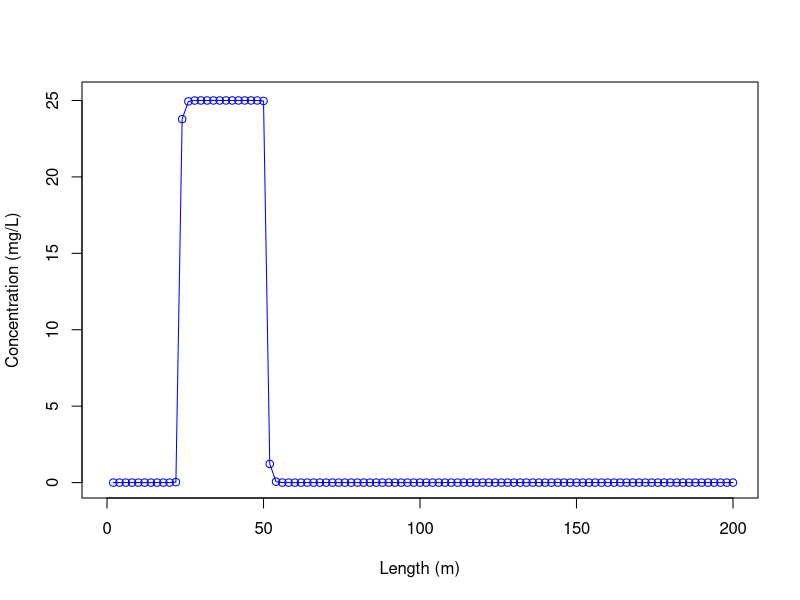
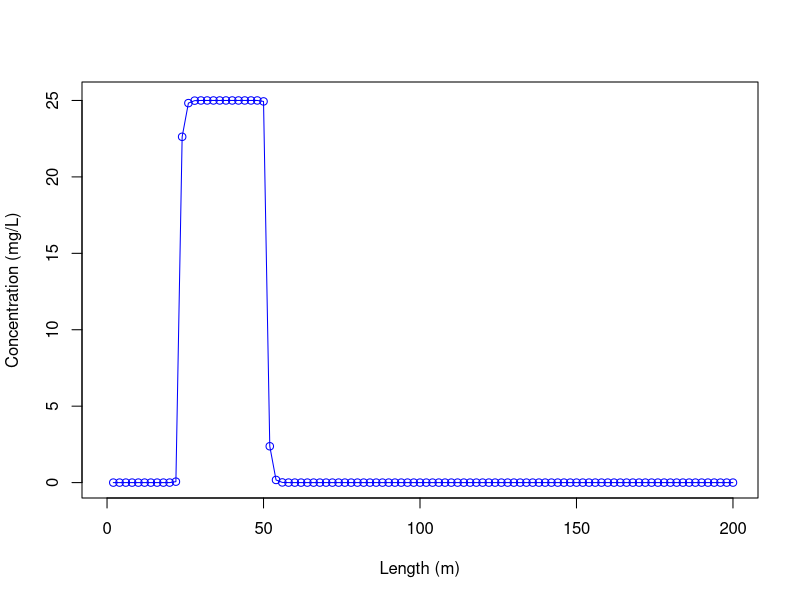
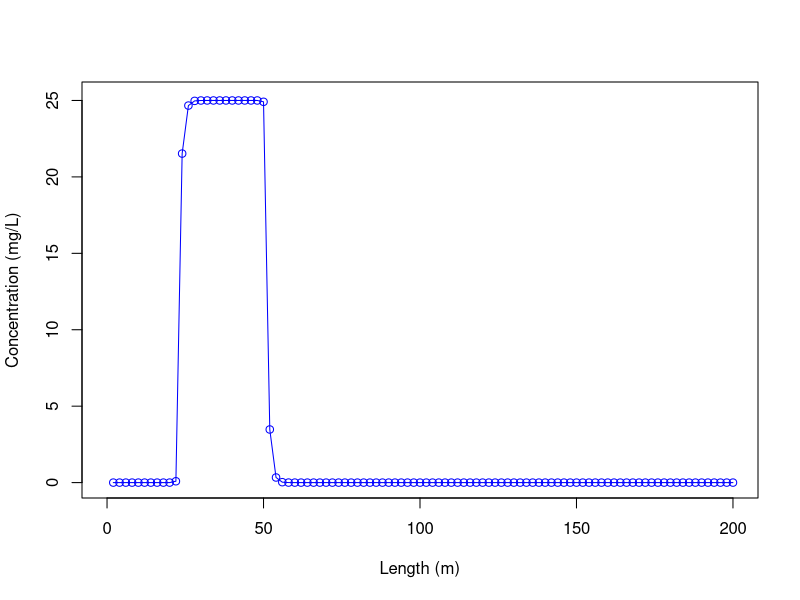
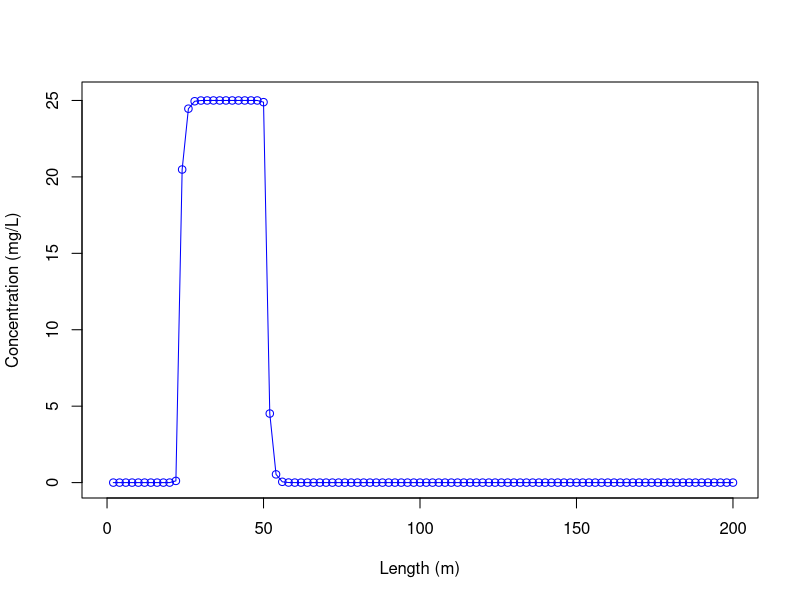
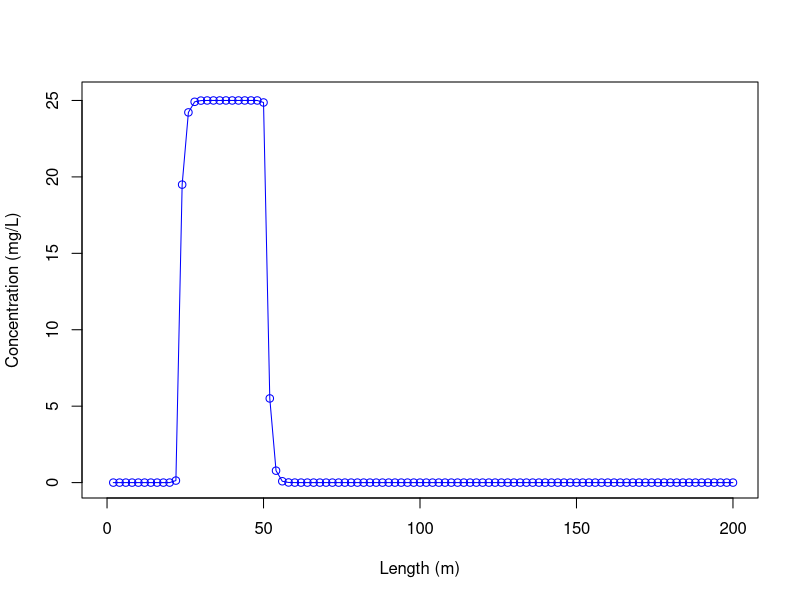
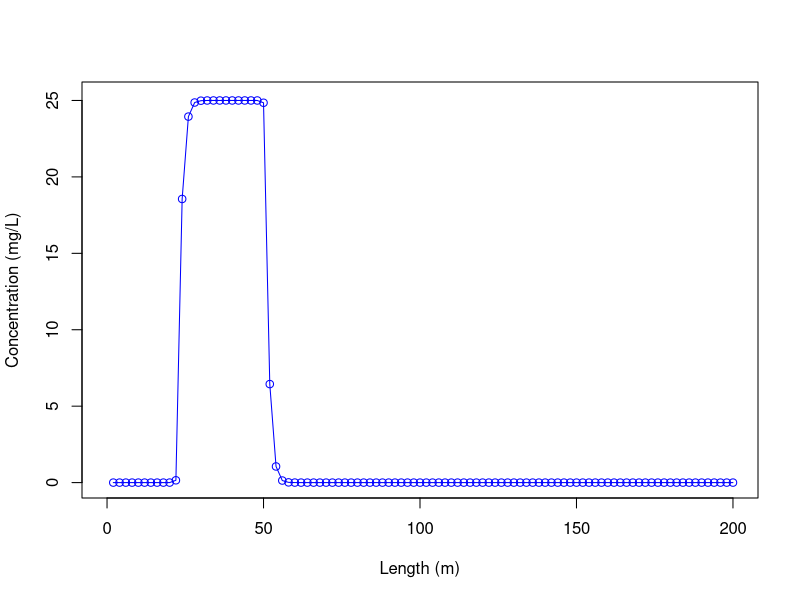
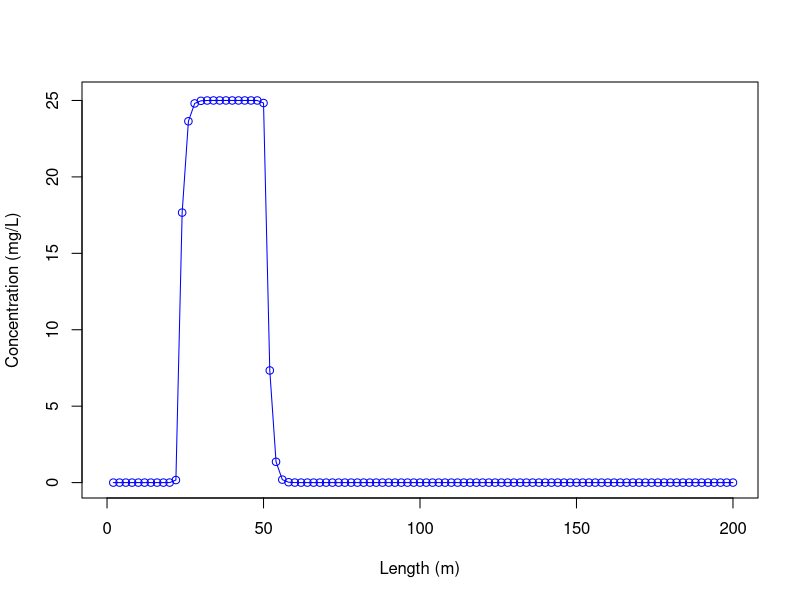
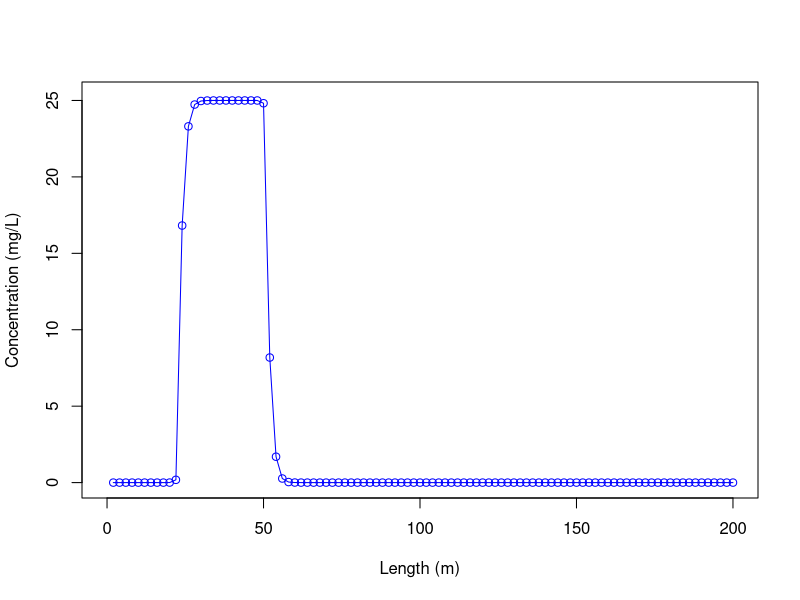

Generate these figures, in order, with R: (Note: a time limit stopped this script after it produced the figures.)
rm(list=ls())
graphics.off()
##############################################################
#Written by Jason Davison
#C is the contaminant or paramater being solved in the equaion
##############################################################

##############################################################
#Model Parameters
##############################################################
Cr = 1.0	   #Courant Number
L = 200		   #Length of Problem (m) Make it a little longer than the point of interest
dz = ceiling(L/10)/10  #Discretization (m)
R = 1             #Retardation Factor
disp = 2*10^-7/R      #Dispersion constant (m^2/s)
u = 3.5*10^-6 /R	   #Velocity Left to Right (m/s) 
Runtime = 1.5*L/u   #Solution Durration in (s) May need to edit this value to get correct values
##############################################################
#Boundary Conditions
##############################################################
###---Left Hand Conditions---#################################
LeftHandBC = 1  #Left hand boundary conditions
		#1 = Constant Concentration
		#2 = Free Flux Boundary (i.e. open boundary)
LeftHandC = 0   #Left hand boundary concentration (only for constant concentration conditions)
###---Right Hand Conditions---################################
RightHandBC = 2  #Right hand boundary conditions
                 #1 = Constant Concentration
                 #2 = Free Flux Boundary (i.e. open boundary)
RightHandC = 0   #Right hand boundary condition (only for constant concentration conditions)

##############################################################
#Time Stepping Parameters
##############################################################
dt = (Cr*dz/u)/20  #Time step
#dt = Runtime/800
inter = Runtime/dt      #Number of simultation timesteps

##############################################################
#Initial Conditions
##############################################################
BackgroundC = 0  #Background Concentration for simulation (mg/L)

StartOfPlume = 25 #This is the start of the Plume (m) 
EndOfPlume = 50    #This is the ending value of the Plume (m) 
PlumeC = 25       #Concentration of Plume (mg/L)
ConstantPlume = 2   #Constant Source Concentration
		    #1 = Plume is Constant Source (i.e. it will always be there)
		    #2 = Plume is Instaneous Source

C = matrix(0,(L/dz),inter+1)	
if(PlumeC>0){
  C[1:(L/dz),1] = rep(BackgroundC,L/dz)
  C[floor(StartOfPlume/dz):floor(EndOfPlume/dz),1] = rep(PlumeC,1+floor(EndOfPlume/dz)-floor(StartOfPlume/dz))
}
##############################################################
#Plotting Output
##############################################################
simpleplot = TRUE  #Plots all time values
prettyplot = TRUE   #Plots specific values

Plot_Time = c(Runtime/10,3*Runtime/10,Runtime/2,7*Runtime/10, 9*Runtime/10)  #Output times for pretty plots must be less than Runtime
#Plot_Time = c(10^3, 2*10^3)
#Plot_Location = c(L/5,2*L/5,3*L/5,4*L/5)          #Must be greater than 0
Plot_Location = c(10,200)
##################
##if(simpleplot){X11()}
##################
#Time Loop
##################
for(i in 1:inter){
	######-----Do Not Edit Solver----#####
	a = -dt/dz^2*disp-u*dt/(dz)
	b = 1+2*dt/dz^2*disp+u*dt/(dz)
	c = -dt/dz^2*disp
	###############
	# A Matrix
	###############
	A_a = diag(a,L/dz-2)
	A_b = diag(b,L/dz)
	A_c = diag(c,L/dz-2)

	A = A_b
	A[2:(L/dz-1),1:(L/dz-2)]  = A[2:(L/dz-1),1:(L/dz-2)] + A_a
	A[2:(L/dz-1),3:(L/dz)]  = A[2:(L/dz-1),3:(L/dz)] + A_c
	A[1,1] = 1
	A[L/dz,L/dz] =1
	
	###################
	#Boundary Conditions
	###################
	if(LeftHandBC==1){C[1,i] = LeftHandC}
	if(LeftHandBC==2){C[1,i] = C[2,i]}
        if(RightHandBC==1){C[L/dz,i] = RightHandC}
	if(RightHandBC==2){C[L/dz,i] = C[L/dz-1,i]}	
        if(ConstantPlume==1){C[(StartOfPlume/dz):(EndOfPlume/dz),i] = rep(PlumeC,1+EndOfPlume/dz-StartOfPlume/dz)}

	#B vector for back solve solution
	B = C[,i]
	C[,1+i] = solve(A,B)	#New solution

        ######-----Do Not Edit Solver----#####
	#simple plot:
        x_length = c(1:(length(C[,i])))*dz
	if(simpleplot){plot(x_length,C[,i+1], type="o", col="blue",xlim=c(0,L),ylim=c(0,max(C[,1])+0.2), xlab="Length (m)", ylab="Concentration (mg/L)")}
}

##########################
#----Ploting Utility----##
##########################
if(prettyplot){
number_output = length(Plot_Time)
graphics.off()
xrange <- range(x_length)
yrange <- range(0,(max(C[,1])*1.25))

pdf(file="ADE_CDprofile_a4q1d.pdf")
par(mar=c(6,6,2,2))
plot(xrange, yrange, type="n", ylab = " ", xlab = " ", main = " ", cex.axis = 2)
mtext("Distance (m)", side = 1, line = 2.5, cex = 2)
mtext(~"Concentration (mg/L)", side = 2, line = 2.5, cex = 2)
colors <- topo.colors(number_output)
linetype <- c(1:3)
plotchar <- c(1:number_output)

for (i in 1:number_output) { 
plotchar[i] = toString(format(signif(Plot_Time[i],digits=2),scientific=TRUE))
  lines(x_length, C[,floor((Plot_Time[i]/dt))], type="l", lwd=3, lty=linetype[1], col=colors[i], pch=plotchar[1])
}
# add a legend
legend('topright', plotchar, cex=1.0, col=colors, lty=linetype[1], lwd = 3, bg = "white",ncol=3)
dev.off()

#For breakthrough curves
time_vector = c(0:(Runtime/dt))*dt
number_output = length(Plot_Location)
graphics.off()
xrange <- range(0,Runtime)
yrange <- range(0,(max(C[,1])*1.25))

pdf(file="ADE_BTcurve_a4q1d.pdf")
par(mar=c(6,6,2,2))
plot(xrange, yrange, type="n", ylab = " ", xlab = " ", main = " ", cex.axis = 2)
mtext("Time (s)", side = 1, line = 2.5, cex = 2)
mtext(~"Concentration (mg/L)", side = 2, line = 2.5, cex = 2)
colors <- topo.colors(number_output)
linetype <- c(1:3)
plotchar <- c(1:number_output)

for (i in 1:number_output) {
  plotchar[i] = toString(signif(Plot_Location[i],digits=3))
  lines(time_vector, C[floor((Plot_Location[i]/dz)),], type="l", lwd=3, lty=linetype[1], col=colors[i], pch=plotchar[1])
}
# add a legend
legend('topright', plotchar, cex=1., col=colors, lty=linetype[1], lwd = 3, bg = "white",ncol=3)
dev.off()
}
